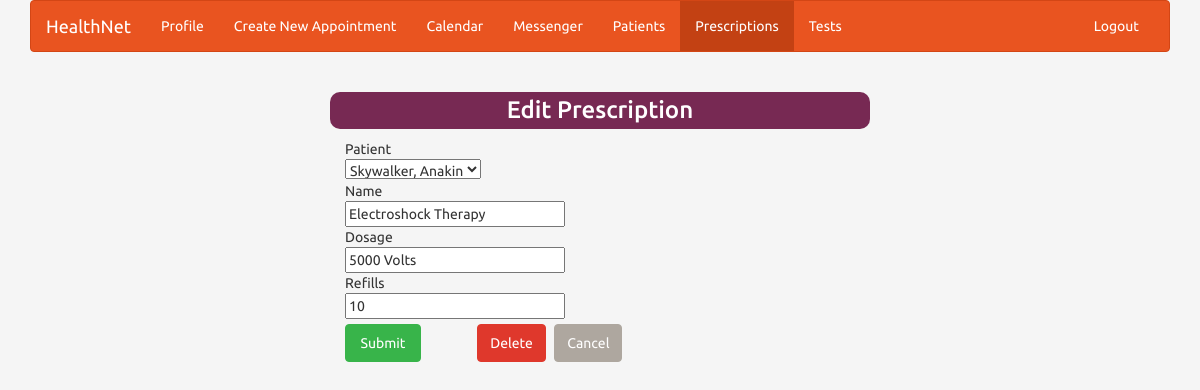
The app's page /edit_prescription/2 (signed in) with its own data.
### meditems/models.py (models this page shows, shortened)
class Prescription(models.Model):
    patient = models.ForeignKey("account.Patient")
    name = models.CharField(max_length=20, blank=True)
    dosage = models.CharField(max_length=20, blank=True)
    refills = models.PositiveIntegerField()
    doc = models.ForeignKey("account.Doctor")

### meditems/views.py (the view)
# urls.py: url(r'^edit_prescription/(?P<prescription_id>[0-9]+)$', meditems.views.edit_prescription, name="editprescription"),
def edit_prescription(request, prescription_id):
    if request.user.is_authenticated():
        title = "Edit Prescription"
        user_id = request.user.id
        isPatient = (Patient.objects.filter(profile__user_id=user_id).count() == 1)
        isDoctor = (Doctor.objects.filter(profile__user_id=user_id).count() == 1)
        isNurse = (Nurse.objects.filter(profile__user_id=user_id).count() == 1)
        prescription_instance = Prescription.objects.get(id=prescription_id)
        if isDoctor:
            doc = Doctor.objects.filter(profile__user_id=request.user.id)[0]
            initdata = {'patient': prescription_instance.patient, "name": prescription_instance.name,
                        'dosage': prescription_instance.dosage,
                        'refills': prescription_instance.refills, 'doc': prescription_instance.doc}
            form = PrescriptionForm(request.POST, instance=prescription_instance, initial=initdata)
            if request.POST:
                if form.is_valid():
                    form.save()
                    return redirect('/viewprescriptions')
            else:
                form = PrescriptionForm(instance=prescription_instance, initial=initdata)
            return render(request, 'meditems/edit_prescription.html', {'form': form, 'usertype': 'Doctor'})
    else:
        return redirect('/login')

### meditems/forms.py
class PrescriptionForm(ModelForm):
    class Meta:
        model = Prescription
        fields = ["patient", "name", "dosage", "refills", "doc"]
        exclude = ["doc"]

### account/models.py (called while the page is built)
    def __str__(self):
        return self.profile.user.last_name + ", " + self.profile.user.first_name

### meditems/templates/meditems/edit_prescription.html (shortened to what this page needs)
{% extends "account/index.html" %}
{% block content %}
<!DOCTYPE html>
<html lang="en">
<head>
    {% load staticfiles %}
    <link rel="stylesheet" type="text/css" href="{% static " css/bootstrap.css" %}"/>
</head>
<body style="background-color: whitesmoke">
<div class="col-md-6 col-md-offset-3">
    <h3 class="text-center" style="color: white; background-color: #772953; border-radius: 10px;
            padding-top: 1%; padding-bottom: 1%">Edit Prescription</h3>
    <div class="container-fluid">
        <form method="POST" action='' enctype="multipart/form-data">
            <table>
                <div> {{ form.patient.label }}</div>
                <div>{{ form.patient }}</div>
                <div> {{ form.name.label }}</div>
                <div>{{ form.name }}</div>
                <div> {{ form.dosage.label }}</div>
                <div>{{ form.dosage }}</div>
                <div> {{ form.refills.label }}</div>
                <div>{{ form.refills }}</div>
            </table>
            <div class="btn-toolbar" style="float: left; padding-top: 1%;">
                <input type="submit" class="btn btn-success btn-toolbar float-left btn-block" value="Submit"/>
            </div>
        </form>
        <a href="/delete_prescription/{{ form.instance.id }}">
            <button class="btn btn-danger btn-toolbar"
                    style="margin-left: 12%; margin-top: 1%;">Delete
            </button>
        </a>
        <a href="/viewtests">
            <button class="btn btn-default btn-toolbar float-right" style="margin-top: 1%;margin-left: 1%;">Cancel
            </button>
        </a>
    </div>
</div>
</body>
</html>
{% endblock content %}

### records on screen
Prescription: patient "Skywalker, Anakin", name "Electroshock Therapy", dosage "5000 Volts", refills "10"
